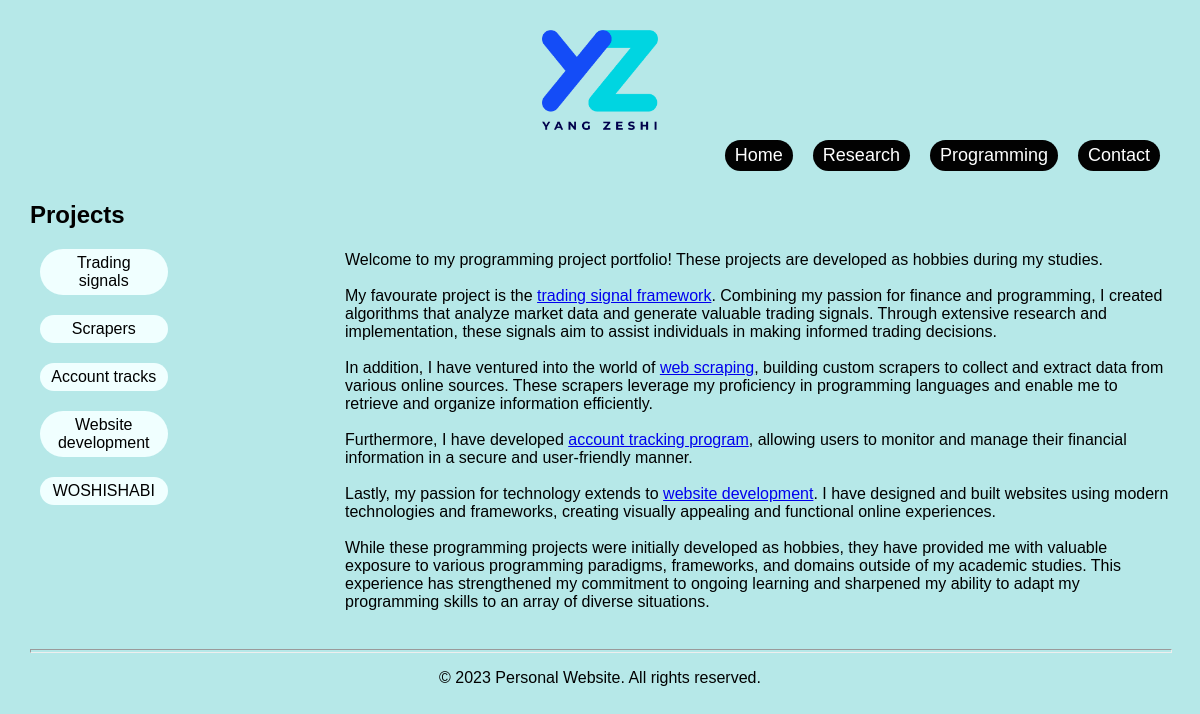
The app's page /programming/, older data.
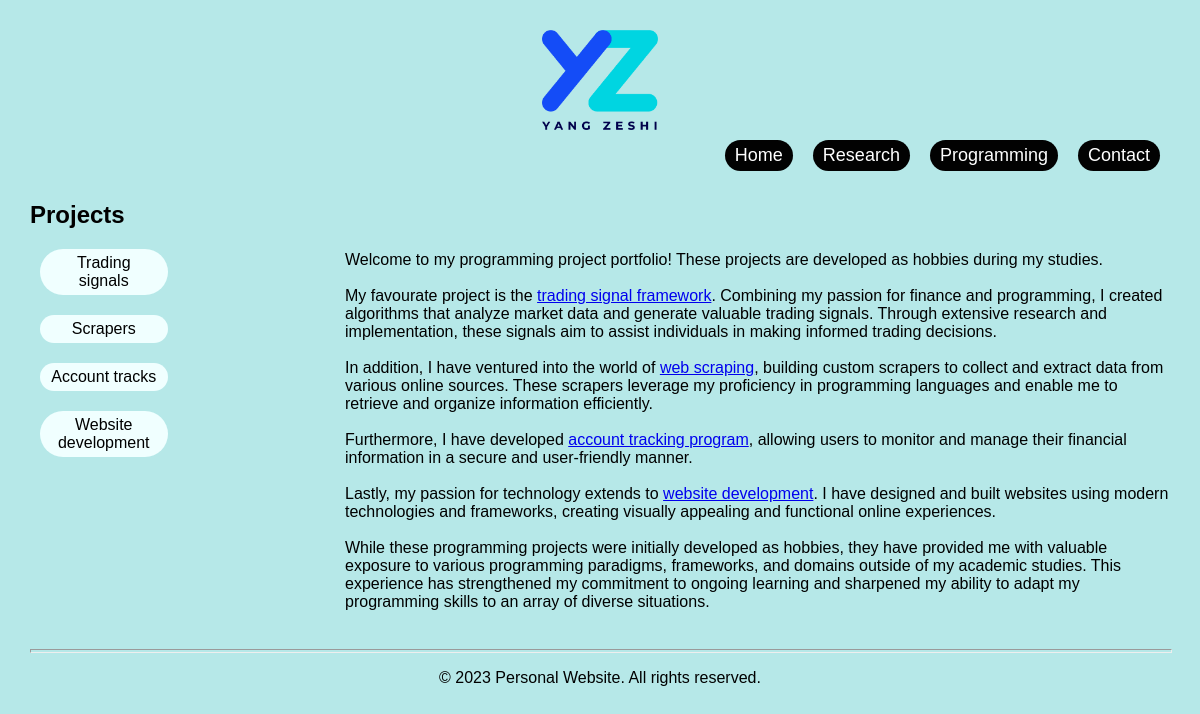
The same page, newer data.
### tables this page shows
CREATE TABLE programming_projects (
    id INTEGER PRIMARY KEY AUTOINCREMENT,
    title TEXT NOT NULL,
    content TEXT NOT NULL,
    full_title TEXT NOT NULL
);

### app.py (the view)
@programming_bp.route('/')
def programming():
    db = get_db()
    cursor = db.execute('SELECT * FROM programming_projects')
    intros = cursor.fetchall()
    session['intro_id'] = 0
    return render_template('programming.html',intros=intros)

### app.py (called while the page is built)
def get_db():
    db=getattr(g,'_database', None)
    if db is None:
        db=g._datase=sqlite3.connect(app.config['DATABASE'])
        db.row_factory=sqlite3.Row
    return db

@app.teardown_appcontext
def close_connection(exception):
    db = getattr(g, '_database', None)
    if db is not None:
        db.close()

@app.context_processor
def inject_intros():
    db = get_db()
    research_cursor = db.execute('SELECT * FROM research_projects')
    research_intros = research_cursor.fetchall()
    programming_cursor = db.execute('SELECT * FROM programming_projects')
    programming_intros = programming_cursor.fetchall()
    intro_id = session.get('intro_id')
    return dict(research_intros=research_intros, programming_intros=programming_intros, intro_id=intro_id)

### templates/programming.html (shortened to what this page needs)
<!DOCTYPE html>
{% extends 'base.html' %}
{% block content %}
<html>
<head>
    <link rel="stylesheet" type="text/css" href="{{ url_for('static', filename='styles/main.css') }}">
</head>
<body>
  <div class="grid-container">
    <div class="grid1">
      {% include 'programming projects/project_tree.html' %}
    </div>
    <div class="grid2">
      <div class="wrapper">
        <div class="section">
          <p class="spacer" style="margin-bottom: 70px;">
          <p style="white-space: pre-line; line-height: normal+5px;">Welcome to my programming project portfolio! These projects are developed as hobbies during my studies.
            My favourate project is the <a href="/programming/1">trading signal framework</a>. Combining my passion for finance and programming, I created algorithms that analyze market data and generate valuable trading signals. Through extensive research and implementation, these signals aim to assist individuals in making informed trading decisions.
            In addition, I have ventured into the world of <a href="/programming/2">web scraping</a>, building custom scrapers to collect and extract data from various online sources. These scrapers leverage my proficiency in programming languages and enable me to retrieve and organize information efficiently.
            Furthermore, I have developed <a href="/programming/3">account tracking program</a>, allowing users to monitor and manage their financial information in a secure and user-friendly manner.
            Lastly, my passion for technology extends to <a href="/programming/4">website development</a>. I have designed and built websites using modern technologies and frameworks, creating visually appealing and functional online experiences.
            While these programming projects were initially developed as hobbies, they have provided me with valuable exposure to various programming paradigms, frameworks, and domains outside of my academic studies. This experience has strengthened my commitment to ongoing learning and sharpened my ability to adapt my programming skills to an array of diverse situations.
          </p>
        </p>
        </div>
      </div>
    </div>
  </div>
        <hr>
  </body>
</html>
{% endblock %}

### templates/programming projects/project_tree.html
<link rel="stylesheet" type="text/css" href="{{ url_for('static', filename='styles/main.css') }}">
<h2>Projects</h2>
<div class="project-list" style="grid-template-columns: 1fr; width: 50%;">
  {% for project in programming_intros %}
  <a href="{{ url_for('show_intro_2', intro_id=project['id']) }}" class="widget {% if project['id'] == intro_id %}highlight{% endif %}">{{ project['title'] }}</a>
  {% endfor %}
</div>

Row changes from the older to the newer data that the page shows:
removed programming_projects: title "WOSHISHABI"
